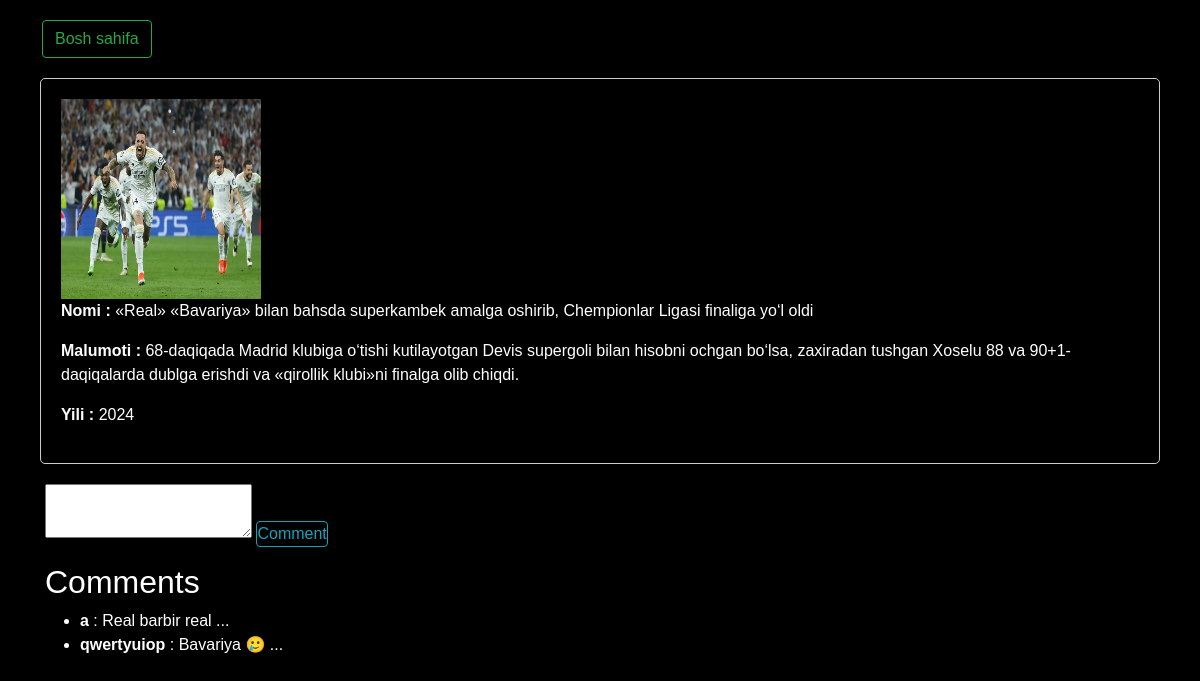
Screenshot of /news/new-detail/5/ (signed in) with the database file from the repository.
### newapp/models.py (models this page shows, shortened)
class News(models.Model):
    objects = None
    title = models.CharField(max_length=100)
    description = models.TextField(max_length=1000)
    year = models.IntegerField()
    image = models.ImageField(upload_to='')

class Comment(models.Model):
    objects = None
    user = models.ForeignKey(User, on_delete=models.CASCADE)
    post = models.ForeignKey(News, on_delete=models.CASCADE, related_name='comments')
    text = models.TextField(max_length=500)

### newapp/views.py (the view, shortened to what this page needs)
# urls.py: path('new-detail/<int:pk>/', NewsDetailView.as_view(), name='new-detail'),
class NewsDetailView(DetailView):
    model = News
    template_name = 'news-detail.html'

### template/news-detail.html (shortened to what this page needs)
{% load static %}
<head>
    <link rel="stylesheet" href="https://stackpath.bootstrapcdn.com/bootstrap/4.5.0/css/bootstrap.min.css"
>
</head>
<link rel="stylesheet" href="/static/detail1.css">
<div class="card-body">
<body>
    <nav>
        <ul>
            <li style="padding: 22px"><a class="btn btn-outline-success" href="../../list">Bosh sahifa</a></li>
        </ul>
    </nav>
<main>
    <section>
        <div>
            <img src="{{ news.image.url }}" width="220" height="220" alt="{{news.image}}">
        </div>
        <div>
            <p><strong>Nomi : </strong>{{ news.title }}</p>
            <p><strong>Malumoti : </strong>{{ news.description }}</p>
            <p><strong>Yili : </strong>{{ news.year }}</p>
        </div>
    </section>
    <form method="post">
        <label>
            <textarea rows="2" name="comment"></textarea>
        </label>
        {% if request.user.is_authenticated %}
                     <input style="padding: 0px 0px" type="submit" class="btn btn-outline-info" value="Comment">
        {% else %}
            <a type="button"  class="btn btn-outline-danger" href="/users:login/"></a>
        {% endif %}
    </form>
    <h2 style="padding: 0px 5px">Comments</h2>
    {% if news.comments.all %}
        <ul>
            {% for i in news.comments.all %}
                <li>
                    <strong>{{ i.user.username }}</strong> :
                    {{ i.text }} ... <br>
                </li>
            {% endfor %}
        </ul>
    {% else %}
    <p style="padding: 0px 5px">No comments yet.</p>
{% endif %}
</main>
</body>
</div>

### static/detail1.css (style rules this page uses)
body { content: ""; position: absolute; width: 100%; height: 100%; background: url("https://img.freepik.com/free-vector/digital-futuristic-earth-technology-background-with-glowing-lights_1017-23327.jpg?w=2000&t=st=1715898031~exp=1715898631~hmac=d7d11d3783e4909207f8d4f73c5e7b80d13791aa114bf399cd21ba1fab227c14"), #000; background-position: center; background-size: cover; }
h4, h2 { color:white; }
th, tr, ul, p, li { color:white; }

### template/news-detail.html (style rules this page uses)
body { font-family: Arial, sans-serif; margin: 0; padding: 0; }
nav ul { list-style-type: none; padding: 0; margin: 0; }
nav ul li { display: inline; margin-right: 20px; }
nav ul li a { color: #fff; text-decoration: none; }
main { padding: 20px; }
section { border: 1px solid #ccc; border-radius: 5px; padding: 20px; margin-bottom: 20px; overflow: hidden; }
form { margin-top: 0; padding: 0px 5px }
section img { float: left; margin-right: 20px; max-width: 200px; max-height: 200px; }
section div { float: left; }

### rows the page displays
News: image (picture), title "«Real» «Bavariya» bilan bahsda superkambek amalga oshirib, Chempionlar Ligasi finaliga yo‘l oldi", description "68-daqiqada Madrid klubiga o‘tishi kutilayotgan Devis supergoli bilan hisobni ochgan bo‘lsa, zaxiradan tushgan Xoselu 88 va 90+1-daqiqalarda dublga erishdi va «qirollik klubi»ni finalga olib chiqdi.", year "2024"
Comment: user.username "a", text "Real barbir real"
Comment: user.username "qwertyuiop", text "Bavariya 🥲"
